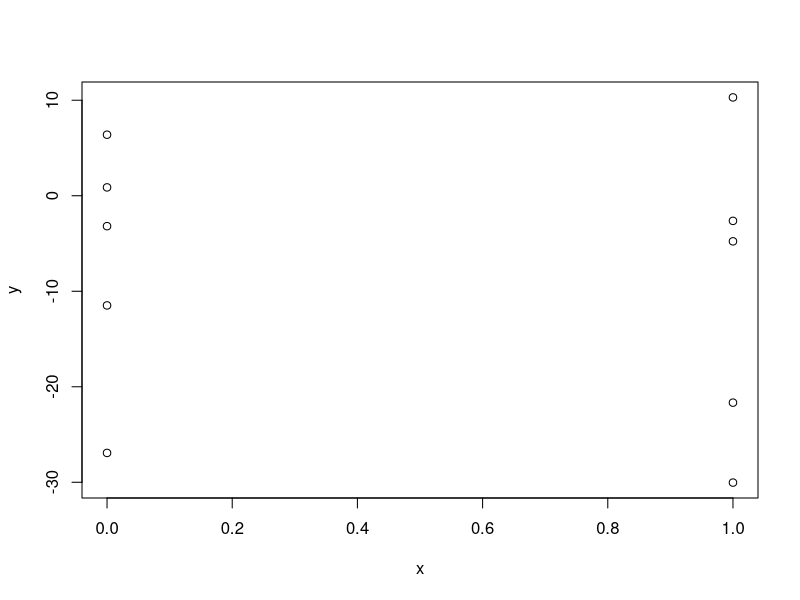

Write the R code that produced this figure. (Note: this script raises an error after producing the figure.)
setwd("C:/Data_Science_Coursera_Jhon_Hopkin_University/Data Science Foundations using R/2 - R programming/4 - Week 4 - simulation-profiling/02_quiz")

# Week 4 Quiz

# Question 1
# What is produced at the end of this snippet of R code?
set.seed(1)
rpois(5, 2)
# -->> [1] 1 1 2 4 1




# Question 2
# What R function can be used to generate standard Normal random variables?
# -->>
#    * rnorm





# Question 3
# When simulating data, why is using the set.seed() function important? Select all that apply.

# -->> 
#    * It ensures that the sequence of random numbers starts in a specific place and is therefore reproducible.





# Question 4
# Which function can be used to evaluate the inverse cumulative distribution function for the Poisson distribution?
# --> 
#    * qpois





# Question 5
# What does the following code do?
set.seed(10)
x <- rep(0:1, each = 5)
e <- rnorm(10, 0, 20)
y <- 0.5 + 2 * x + e
     
plot(x, y)

# -->>
#    * Generate data from a Normal linear model





# Question 6
# What R function can be used to generate Binomial random variables?
# -->>
#    * rbinom






# Question 7
# What aspect of the R runtime does the profiler keep track of when an R expression is evaluated?
# -->>
#    * the function call stack






# Question 8
# Consider the following R code
library(datasets)
Rprof()
fit <- lm(y ~ x1 + x2)
Rprof(NULL)

# (Assume that y, x1, and x2 are present in the workspace.) 
# Without running the code, what percentage of the run time is spent in the 'lm' function, 
# based on the 'by.total' method of normalization shown in 'summaryRprof()'?

# -->> 
#    * 100%






# Question 9
# When using 'system.time()', what is the user time?
# -->> 
#    * It is the time spent by the CPU evaluating an expression




# Question 10
# If a computer has more than one available processor and R is able to take advantage of that, 
# then which of the following is true when using 'system.time()'?
# -->> 
#    * elapsed time may be smaller than user time











